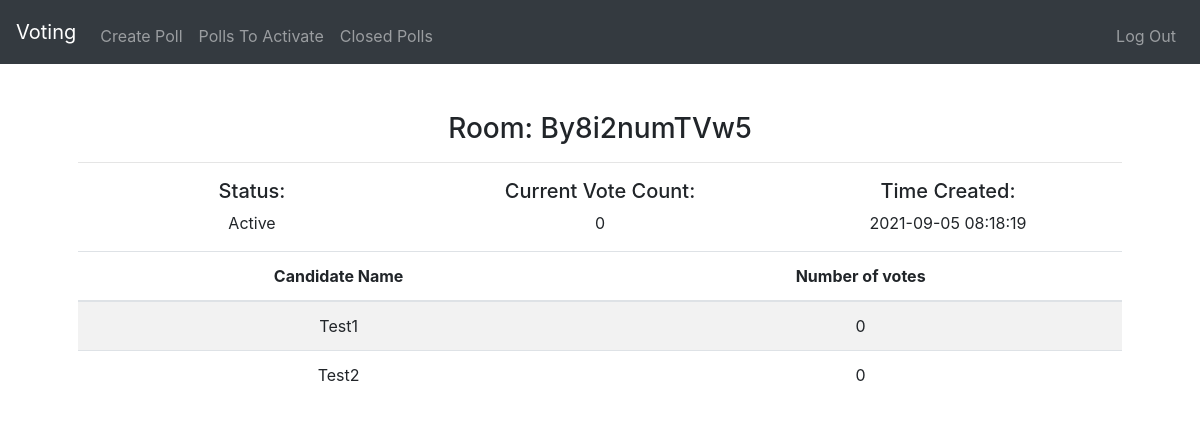
/current-poll/By8i2numTVw5 (signed in), run on the app's committed database.
### website/models.py (models this page shows)
class Poll(db.Model):
    id = db.Column(db.Integer, primary_key=True)
    user_id = db.Column(db.Integer, db.ForeignKey('user.id'))
    name = db.Column(db.String(150))
    status = db.Column(db.String(6))
    roomkey = db.Column(db.String(18), unique=True)
    time_created = db.Column(db.DateTime(timezone=True), default=func.now())
    num_candidates = db.Column(db.Integer)
    num_votes = db.Column(db.Integer, default=0)

class Candidate(db.Model):
    id = db.Column(db.Integer, primary_key=True)
    poll_id = db.Column(db.Integer, db.ForeignKey('poll.id'))
    roomkey = db.Column(db.String)
    name = db.Column(db.String(150))
    votes = db.Column(db.Integer)

### website/views.py (the view)
@views.route("/current-poll/<roomkey>", methods=["GET", "POST"])
@login_required
def current_poll(roomkey):
    candidates = db.session.query(Candidate).filter_by(roomkey=roomkey).all()
    poll = db.session.query(Poll).filter_by(
        roomkey=roomkey, user_id=current_user.id).first()
    if not poll:
        flash("You do not own a poll with this roomkey.", category="error")
        return redirect(url_for("views.homepage"))
    closed_poll = db.session.query(
        ClosedPoll).filter_by(poll_id=poll.id).first()
    return render_template("current_poll.html", user=current_user, candidates=candidates, poll=poll, closed_poll=closed_poll)

### website/__init__.py (called while the page is built)
def create_app():
    app = Flask(__name__)
    app.config['SECRET_KEY'] = "asdfasdfasdf asdfasdfasdf"
    app.config["SQLALCHEMY_DATABASE_URI"] = f'sqlite:///{DB_NAME}'
    app.config["SQLALCHEMY_TRACK_MODIFICATIONS"] = False
    db.init_app(app)
    from .views import views
    from .auth import auth
    app.register_blueprint(views, url_prefix="/")
    app.register_blueprint(auth, url_prefix="/")
    from .models import User
    create_database(app)
    login_manager = LoginManager()
    login_manager.login_view = "views.index"
    login_manager.init_app(app)
    @login_manager.user_loader
    def load_user(id):
        return User.query.get(int(id))
    return app

### website/templates/current_poll.html (shortened to what this page needs)
{% extends "layout.html" %}
{% block main %}
<h3>Room: {{ poll.roomkey }}</h3>
<hr>
{% if poll.status == "active" %}
    <div class="container">
        <div class="row">
            <div class="col">
                <h5>Status: </h5>Active
            </div>
            <div class="col">
                <h5>Current Vote Count: </h5>{{ poll.num_votes }}
            </div>
            <div class="col">
                <h5>Time Created: </h5>{{ poll.time_created }}
            </div>
        </div>
    </div>
{% endif %}
<table class="table table-striped">
    <thead>
        <tr>
            <th>Candidate Name</th>
            <th>Number of votes</th>
        </tr>
    </thead>
    <tbody>
    {% for candidate in candidates %}
        <tr>
            <td>{{ candidate.name }}</td>
            <td>{{ candidate.votes }}</td>
        </tr>
    {% endfor %}
    </tbody>
</table>
{% endblock %}

### data on the page
Poll: roomkey "By8i2numTVw5", num_votes "0", time_created "2021-09-05 08:18:19"
Candidate: name "Test1", votes "0"
Candidate: name "Test2", votes "0"
